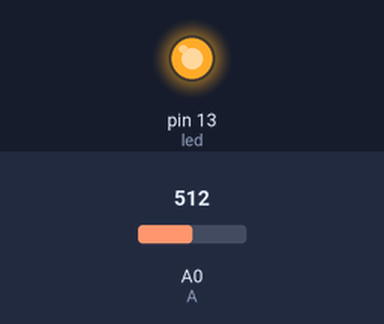
This sketch was run on a simulated Arduino Uno, built with avr-gcc and run on an emulated ATmega328P. Shown: output pins drawn as LEDs (lit = HIGH). The inputs (shaded band) are chosen by the test bench; at power-on: A0 (A) = 512. What the sketch prints to the serial monitor is not drawn.

Above: at 0.1 s.
At 0.6 s:
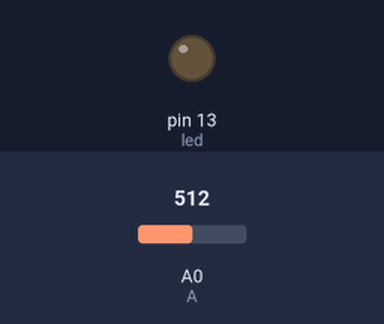
Timing chart, 0 to 2.1 s (numbered marks = the images above):
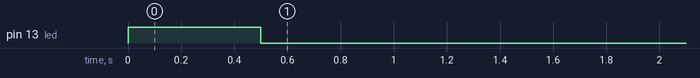

The sketch:

Pressure_Sensor_LED_Test.ino
```cpp
//Written by Miran Alhaideri (061614)
//Use to test the delay, sensitivity, of Pressure Sensor
//Simple Pressure Sensor Test that allows you to vary pressure sensitivity using a arbitrary sensor threshold
//if threshold is exceeded, then an LED is turned on.

//declare vars here
int led = 13;    //declare pin #13
#define A A0    //set sensor A to be analog A0
#define SENSOR_THRESHOLD 100    //arbitrary ADC threshold to trigger LED

void setup() {
 //called when sketch starts up or when you hit the reset pin
 //put variables, pin modes, etc. here

  Serial.begin(9600);

  pinMode(led, OUTPUT);   //sets the digital pin as output
  pinMode(A, INPUT_PULLUP);  //turn on pull-up resistor on A0 pin (default = high)

  //sanity check
  digitalWrite(led, HIGH);
  delay(500);
  digitalWrite(led, LOW);
}

void loop(){
  int sensorValue = analogRead(A);  //sample Analog Voltage on (b/t 0 and 1024)

  if (sensorValue < SENSOR_THRESHOLD)
  {
      //test
      Serial.println(sensorValue);
      digitalWrite(led, HIGH);


  }
  else {
     Serial.println(sensorValue);
     digitalWrite(led, LOW);
  }

}//end loop
```
